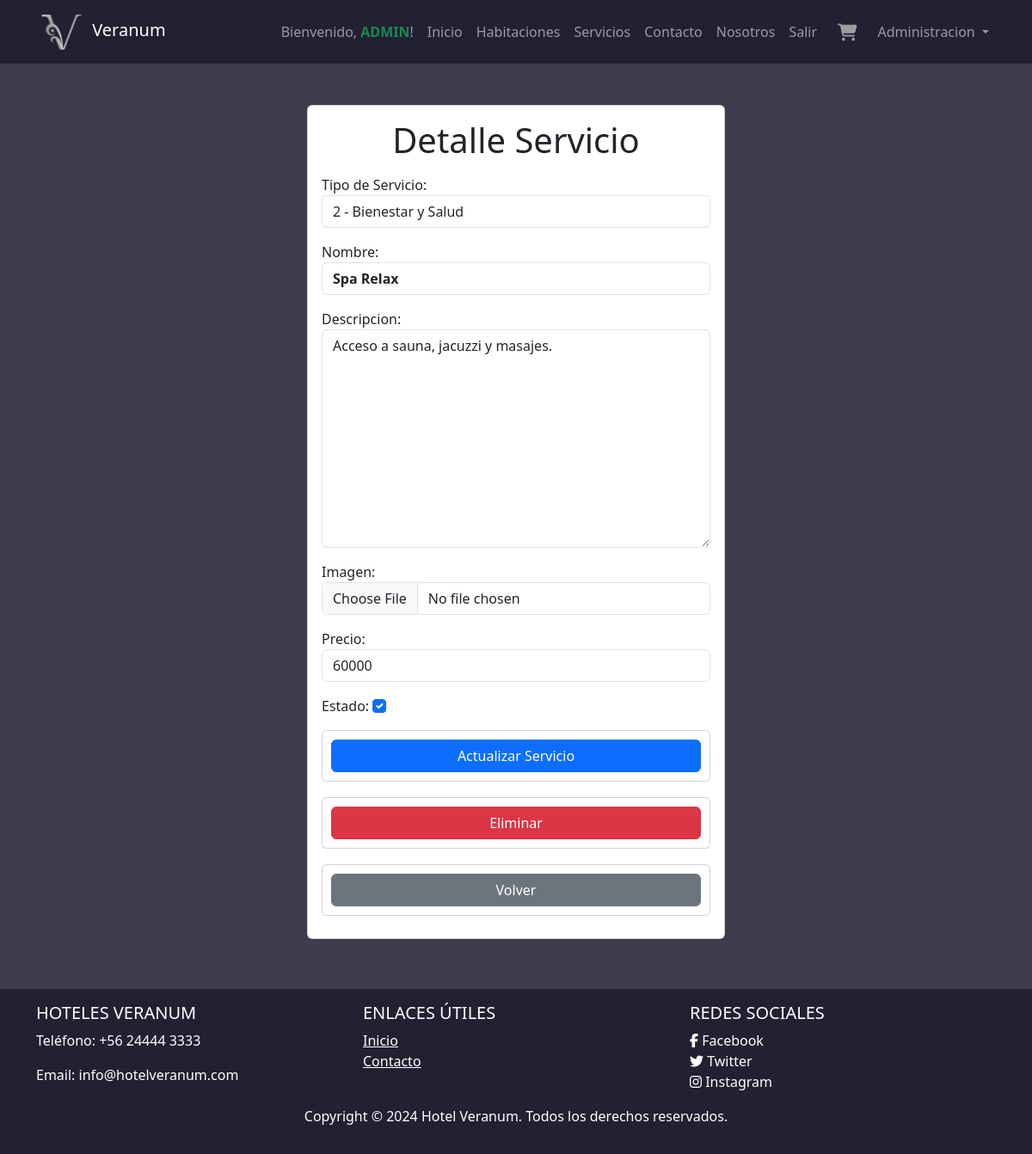
Page /servicio/1/ (signed in) on the earlier database version.
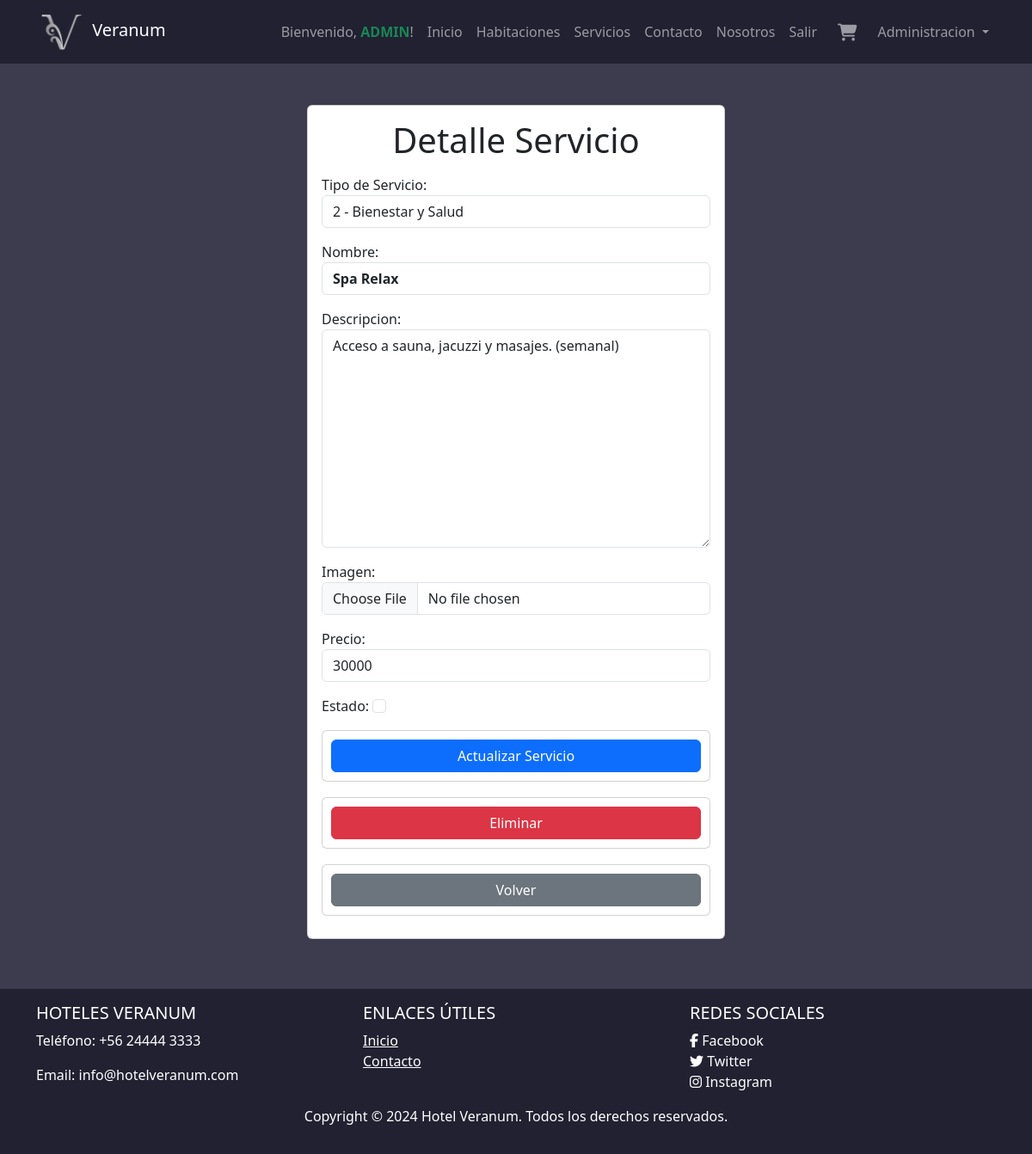
Same page on the later database version.
### hotel/models.py (models this page shows, shortened)
class Servicio(models.Model):
    id = models.AutoField(primary_key=True, verbose_name='ID')
    tipo_servicio = models.ForeignKey(TipoServicio, on_delete=models.CASCADE, verbose_name='Tipo de Servicio')
    nombre = models.CharField(max_length=50, verbose_name='Nombre')
    descripcion = models.TextField(verbose_name='Descripcion')
    imagen = models.ImageField(upload_to="servicios", verbose_name='Imagen')
    precio = models.DecimalField(max_digits=10, decimal_places=0, verbose_name='Precio')
    estado = models.BooleanField(default=True, verbose_name='Estado')
    class Meta:
        db_table = 'Servicio'
        verbose_name = "Servicio"
        verbose_name_plural = "Servicios"
        ordering = ['id']

### hotel/views.py (the view, shortened to what this page needs)
# urls.py: path('servicio/<int:servicio_id>/', views.detalle_servicio, name='detalle_servicio'),
@login_required
def detalle_servicio(request, servicio_id):
    if not request.user.is_staff:
        return redirect('home')
    if request.method == 'GET':
        servicio = get_object_or_404(Servicio, pk=servicio_id)
        form = ServicioForm(instance=servicio)
        return render(request, 'detalle_servicio.html', {'servicio': servicio, 'form': form})

### hotel/forms.py
class ServicioForm(forms.ModelForm):
    class Meta:
        model = Servicio
        fields = '__all__'
        widgets = {
            'tipo_servicio': forms.Select(attrs={'class': 'form-control'}),
            'nombre': forms.TextInput(attrs={'class': 'form-control fw-semibold'}),
            'descripcion': forms.Textarea(attrs={'class': 'form-control'}),
            'imagen': forms.FileInput(attrs={'class': 'form-control'}),
            'precio': forms.NumberInput(attrs={'class': 'form-control'}),
            'estado': forms.CheckboxInput(attrs={'class': 'form-check-input'}),
        }

### hotel/context_processor.py (called while the page is built)
def total_carrito(request):
    total = 0
    if request.user.is_authenticated:
        if "carrito" in request.session.keys():
            for key, value in request.session["carrito"].items():
                total += int(value["acumulado"])
    return {"total_carrito": total}

### hotel/models.py (called while the page is built)
    def __str__(self):
        return f'{self.id} - {self.nombre}'

### hotel/templates/detalle_servicio.html (shortened to what this page needs)
{% extends "base.html" %}
{% load static%}
{% block content %}
<main class="container">
    <div class="row m-5">
        <div class="col-md-6 offset-md-3">
            <div class="card card-body">
                <h1 class="m-auto mb-3">Detalle Servicio</h1>
                <form method="POST" enctype="multipart/form-data" class="mb-2">
                    {{ form.as_p }}
                    <div class="card">
                        <button type="submit" class="btn btn-primary">Actualizar Servicio</button>
                    </div>
                </form>
                <form action="{% url 'eliminar_servicio' servicio.id %}" method="POST" class="card">
                    <button class="btn btn-danger">
                        Eliminar
                    </button>
                </form>
                <a href="/servicio" class="card mt-2" style="text-decoration: none"><button class="btn btn-secondary">Volver</button></a>
            </div>
        </div>
    </div>
</main>
{% endblock content %}

Differences in the rows shown:
changed Servicio "2 - Bienestar y Salud": descripcion "Acceso a sauna, jacuzzi y masajes." → "Acceso a sauna, jacuzzi y masajes. (semanal)"; precio "60000" → "30000"; estado "☑" → "☐"
